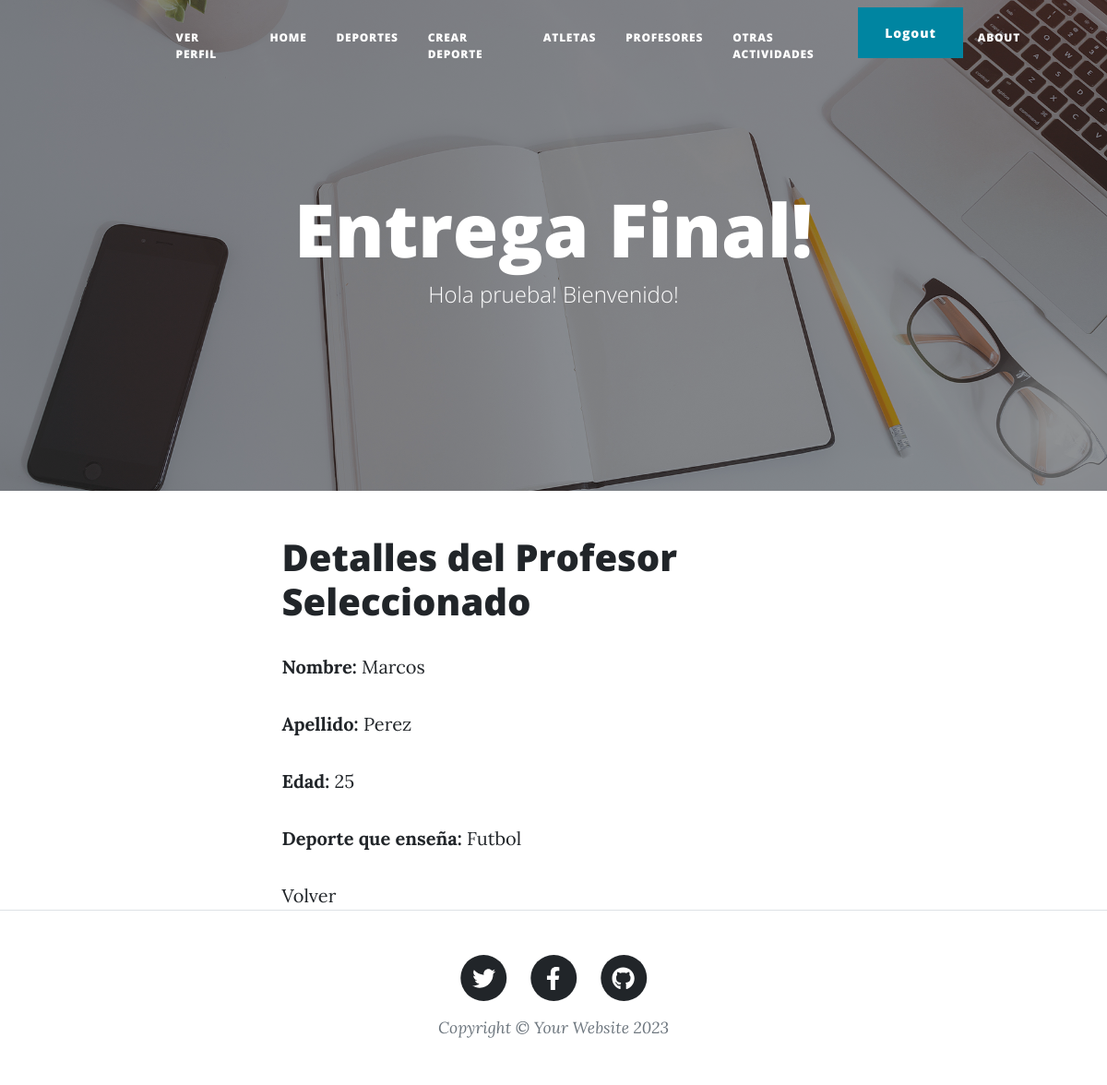
Page /detalle-profesor/1 (signed in) on the committed database.
### mi_primer_app/models.py (models this page shows, shortened)
class Profesor(models.Model):
    nombre = models.CharField(max_length=50)
    apellido = models.CharField(max_length=50)
    edad = models.IntegerField()
    deporte = models.CharField(max_length=50)

### mi_primer_app/views.py (the view)
# urls.py: path('detalle-profesor/<int:pk>', ProfesorDetailView.as_view(), name='detalle-profesor'),
class ProfesorDetailView(DetailView):
     model = Profesor
     template_name = 'mi_primer_app/detalle_profesor.html'
     context_object_name = 'profesor'

### mi_primer_app/templates/mi_primer_app/detalle_profesor.html
{% extends "padre.html" %}
{% block content %}
<h1>Detalles del Profesor Seleccionado</h1>
<p><strong>Nombre:</strong> {{ profesor.nombre }}</p>
<p><strong>Apellido:</strong> {{ profesor.apellido }}</p>
<p><strong>Edad:</strong> {{ profesor.edad }}</p>
<p><strong>Deporte que enseña:</strong> {{ profesor.deporte }}</p>
<a href="{% url 'listar-profesores' %}">Volver</a>
{% endblock %}

### templates/padre.html (shortened to what this page needs)
{% load static %}
<!DOCTYPE html>
<html lang="en">
    <head>
        <link href="{% static 'css/styles.css' %}" rel="stylesheet" />
    </head>
    <body>
        <nav class="navbar navbar-expand-lg navbar-light" id="mainNav">
            <div class="container px-4 px-lg-5">
                  {% if user.avatar.imagen %}
                        <ul class="navbar-nav ms-auto py-4 py-lg-0">
                           <li class="nav-item"><a class="nav-link px-lg-3 py-3 py-lg-4" href="{% url 'profile' %}">Ver Perfil</a></li>
                        </ul>
                  {% endif %}
                <div class="collapse navbar-collapse" id="navbarResponsive">
                    <ul class="navbar-nav ms-auto py-4 py-lg-0">
                        <li class="nav-item"><a class="nav-link px-lg-3 py-3 py-lg-4" href="{% url 'inicio' %}">Home</a></li>
                        <li class="nav-item"><a class="nav-link px-lg-3 py-3 py-lg-4" href="{% url 'deportes' %}">Deportes</a></li>
                        <li class="nav-item"><a class="nav-link px-lg-3 py-3 py-lg-4" href="{% url 'crear-deporte' %}">Crear Deporte</a></li>
                        <li class="nav-item"><a class="nav-link px-lg-3 py-3 py-lg-4" href="{% url 'listar-atletas' %}">Atletas</a></li>
                        <li class="nav-item"><a class="nav-link px-lg-3 py-3 py-lg-4" href="{% url 'listar-profesores' %}">Profesores</a></li>
                        <li class="nav-item"><a class="nav-link px-lg-3 py-3 py-lg-4" href="{% url 'listar-otras-actividades' %}">Otras Actividades</a></li>
                        {% if user.is_authenticated %}
                            <li class="nav-item">
                                <form action="{% url "logout" %}" method="POST">
                                <button type="submit" class="btn btn-primary">Logout</button>
                                </form>
                            </li>
                        {% endif %}
                        <li class="nav-item"><a class="nav-link px-lg-3 py-3 py-lg-4" href="{% url 'about' %}">About</a></li>
                    </ul>
                </div>
            </div>
        </nav>
        <header class="masthead" style="background-image: url('assets/img/home-bg.jpg')">
            <div class="container position-relative px-4 px-lg-5">
                <div class="row gx-4 gx-lg-5 justify-content-center">
                    <div class="col-md-10 col-lg-8 col-xl-7">
                        <div class="site-heading">
                            <h1>Entrega Final!</h1>
                            <span class="subheading">Hola {{ user.username}}! Bienvenido!</span>
                        </div>
                    </div>
                </div>
            </div>
        </header>
        <div class="container px-4 px-lg-5">
            <div class="row gx-4 gx-lg-5 justify-content-center">
                <div class="col-md-10 col-lg-8 col-xl-7">
                    {% block content %}
                    {% endblock %}
                </div>
            </div>
        </div>
        <footer class="border-top">
            <div class="container px-4 px-lg-5">
                <div class="row gx-4 gx-lg-5 justify-content-center">
                    <div class="col-md-10 col-lg-8 col-xl-7">
                        <ul class="list-inline text-center">
                            <li class="list-inline-item">
                                <a href="#!">
                                    <span class="fa-stack fa-lg">
                                        <i class="fas fa-circle fa-stack-2x"></i>
                                        <i class="fab fa-twitter fa-stack-1x fa-inverse"></i>
                                    </span>
                                </a>
                            </li>
                            <li class="list-inline-item">
                                <a href="#!">
                                    <span class="fa-stack fa-lg">
                                        <i class="fas fa-circle fa-stack-2x"></i>
                                        <i class="fab fa-facebook-f fa-stack-1x fa-inverse"></i>
                                    </span>
                                </a>
                            </li>
                            <li class="list-inline-item">
                                <a href="#!">
                                    <span class="fa-stack fa-lg">
                                        <i class="fas fa-circle fa-stack-2x"></i>
                                        <i class="fab fa-github fa-stack-1x fa-inverse"></i>
                                    </span>
                                </a>
                            </li>
                        </ul>
                        <div class="small text-center text-muted fst-italic">Copyright &copy; Your Website 2023</div>
                    </div>
                </div>
            </div>
        </footer>
    </body>
</html>

### rows in the picture
Profesor: nombre "Marcos", apellido "Perez", edad "25", deporte "Futbol"

### other values in the picture
{{ user.username }} "prueba"
